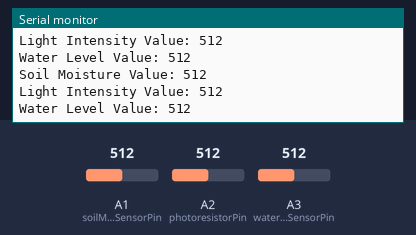
Recording of a sketch running on a simulated Arduino Uno, built with avr-gcc and run on an emulated ATmega328P. Parts: the last lines printed to the serial monitor. The inputs (shaded band) are chosen by the test bench; at power-on: A1 (soilMoistureSensorPin) = 512, A2 (photoresistorPin) = 512, A3 (waterLevelSensorPin) = 512.

Above: at 2.8 s.
2.9 s: A1 (soilMoistureSensorPin) set to 716
At 5.3 s:
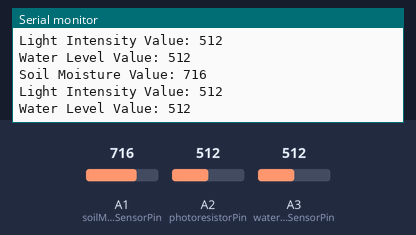
5.6 s: A2 (photoresistorPin) set to 716
At 6.4 s:
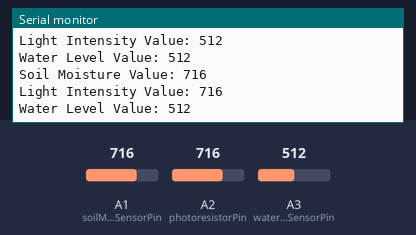
8.3 s: A3 (waterLevelSensorPin) set to 716
At 10.5 s:
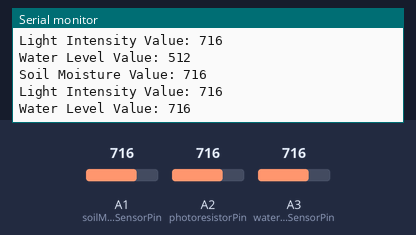
11.0 s: A1 (soilMoistureSensorPin) set to 900
At 12.5 s:
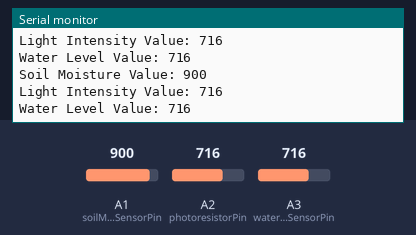
13.7 s: A2 (photoresistorPin) set to 900
At 14.5 s:
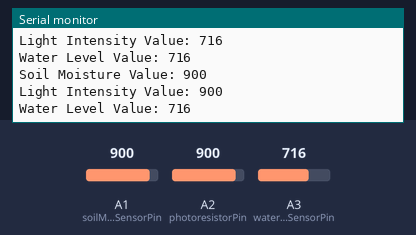
16.4 s: A3 (waterLevelSensorPin) set to 900
At 18.6 s:
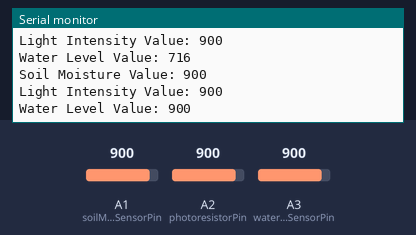
Timing chart, 0 to 20.1 s (numbered marks = the images above; inputs shaded):
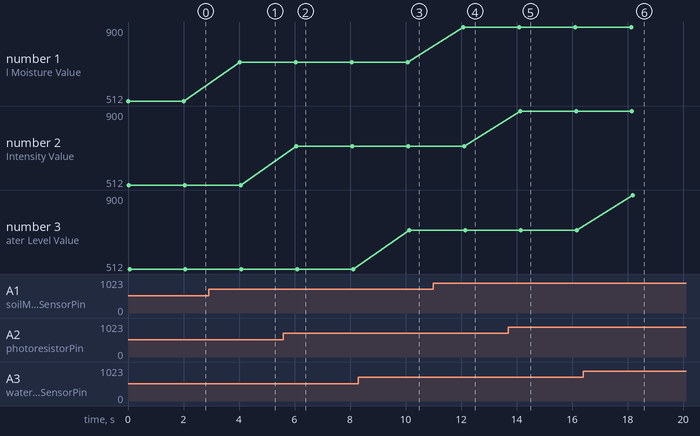

Measured:
- after the input at 2.9 s, the serial monitor: prints a new line after 1.1 s (image 1)
- after the input at 5.6 s, the serial monitor: prints a new line after 0.47 s (image 2)
- after the input at 8.3 s, the serial monitor: prints a new line after 1.8 s (image 3)
- after the input at 11.0 s, the serial monitor: prints a new line after 1.1 s (image 4)
- after the input at 13.7 s, the serial monitor: prints a new line after 0.42 s (image 5)
- after the input at 16.4 s, the serial monitor: prints a new line after 1.8 s (image 6)
- plotted number 1: 512 → 716 after the input at 2.9 s, 716 → 900 after the input at 11.0 s

The sketch:

Project_18_Simple_Smart_Farm.ino
```cpp
/*
Keye New RFID Starter Kit
Project 18
Simple Smart Farm
Edit By Keyes
*/
// Define sensor connection pins
const int soilMoistureSensorPin = A1;
const int photoresistorPin = A2;
const int waterLevelSensorPin = A3;
void setup() {
    // Initialize serial communication
    Serial.begin(9600);
}

void loop() {
    // Read sensor data
    int soilMoistureValue = analogRead(soilMoistureSensorPin);  // Soil moisture data
    int lightValue = analogRead(photoresistorPin);  // Light intensity
    int waterLevelValue = analogRead(waterLevelSensorPin);  // Water level info
    // Print sensor data
    Serial.print("Soil Moisture Value: ");
    Serial.println(soilMoistureValue);
    Serial.print("Light Intensity Value: ");
    Serial.println(lightValue);
    Serial.print("Water Level Value: ");
    Serial.println(waterLevelValue);
    // Wait for a while
    delay(2000);  // Measure once per second
}
```
